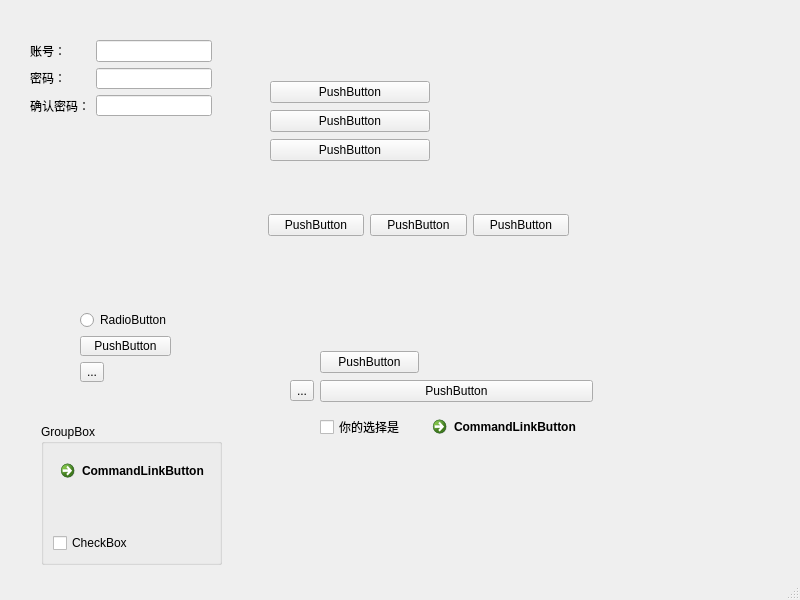
<?xml version="1.0" encoding="UTF-8"?>
<ui version="4.0">
 <class>MainWindow</class>
 <widget class="QMainWindow" name="MainWindow">
  <property name="geometry">
   <rect>
    <x>0</x>
    <y>0</y>
    <width>800</width>
    <height>600</height>
   </rect>
  </property>
  <property name="windowTitle">
   <string>MainWindow</string>
  </property>
  <widget class="QWidget" name="centralwidget">
   <widget class="QWidget" name="verticalLayoutWidget">
    <property name="geometry">
     <rect>
      <x>270</x>
      <y>80</y>
      <width>160</width>
      <height>83</height>
     </rect>
    </property>
    <layout class="QVBoxLayout" name="verticalLayout">
     <item>
      <widget class="QPushButton" name="pushButton_2">
       <property name="text">
        <string>PushButton</string>
       </property>
      </widget>
     </item>
     <item>
      <widget class="QPushButton" name="pushButton">
       <property name="text">
        <string>PushButton</string>
       </property>
      </widget>
     </item>
     <item>
      <widget class="QPushButton" name="pushButton_3">
       <property name="text">
        <string>PushButton</string>
       </property>
      </widget>
     </item>
    </layout>
   </widget>
   <widget class="QWidget" name="horizontalLayoutWidget">
    <property name="geometry">
     <rect>
      <x>268</x>
      <y>160</y>
      <width>301</width>
      <height>131</height>
     </rect>
    </property>
    <layout class="QHBoxLayout" name="horizontalLayout">
     <item>
      <widget class="QPushButton" name="pushButton_5">
       <property name="text">
        <string>PushButton</string>
       </property>
      </widget>
     </item>
     <item>
      <widget class="QPushButton" name="pushButton_6">
       <property name="text">
        <string>PushButton</string>
       </property>
      </widget>
     </item>
     <item>
      <widget class="QPushButton" name="pushButton_4">
       <property name="text">
        <string>PushButton</string>
       </property>
      </widget>
     </item>
    </layout>
   </widget>
   <widget class="QGroupBox" name="groupBox">
    <property name="geometry">
     <rect>
      <x>41</x>
      <y>424</y>
      <width>181</width>
      <height>141</height>
     </rect>
    </property>
    <property name="title">
     <string>GroupBox</string>
    </property>
    <layout class="QVBoxLayout" name="verticalLayout_3">
     <item>
      <widget class="QCommandLinkButton" name="commandLinkButton_2">
       <property name="text">
        <string>CommandLinkButton</string>
       </property>
      </widget>
     </item>
     <item>
      <spacer name="verticalSpacer">
       <property name="orientation">
        <enum>Qt::Vertical</enum>
       </property>
       <property name="sizeHint" stdset="0">
        <size>
         <width>17</width>
         <height>18</height>
        </size>
       </property>
      </spacer>
     </item>
     <item>
      <widget class="QCheckBox" name="checkBox_2">
       <property name="text">
        <string>CheckBox</string>
       </property>
      </widget>
     </item>
    </layout>
   </widget>
   <widget class="QWidget" name="">
    <property name="geometry">
     <rect>
      <x>80</x>
      <y>310</y>
      <width>91</width>
      <height>72</height>
     </rect>
    </property>
    <layout class="QVBoxLayout" name="verticalLayout_2">
     <item>
      <widget class="QRadioButton" name="radioButton">
       <property name="text">
        <string>RadioButton</string>
       </property>
      </widget>
     </item>
     <item>
      <widget class="QPushButton" name="pushButton_7">
       <property name="text">
        <string>PushButton</string>
       </property>
      </widget>
     </item>
     <item>
      <widget class="QToolButton" name="toolButton">
       <property name="text">
        <string>...</string>
       </property>
      </widget>
     </item>
    </layout>
   </widget>
   <widget class="QWidget" name="">
    <property name="geometry">
     <rect>
      <x>290</x>
      <y>350</y>
      <width>303</width>
      <height>96</height>
     </rect>
    </property>
    <layout class="QGridLayout" name="gridLayout">
     <item row="0" column="1">
      <widget class="QPushButton" name="pushButton_8">
       <property name="text">
        <string>PushButton</string>
       </property>
      </widget>
     </item>
     <item row="1" column="0">
      <widget class="QToolButton" name="toolButton_2">
       <property name="text">
        <string>...</string>
       </property>
      </widget>
     </item>
     <item row="1" column="1" colspan="2">
      <widget class="QPushButton" name="pushButton_9">
       <property name="text">
        <string>PushButton</string>
       </property>
      </widget>
     </item>
     <item row="2" column="1">
      <widget class="QCheckBox" name="checkBox">
       <property name="text">
        <string>你的选择是</string>
       </property>
      </widget>
     </item>
     <item row="2" column="2">
      <widget class="QCommandLinkButton" name="commandLinkButton">
       <property name="text">
        <string>CommandLinkButton</string>
       </property>
      </widget>
     </item>
    </layout>
   </widget>
   <widget class="QWidget" name="">
    <property name="geometry">
     <rect>
      <x>30</x>
      <y>40</y>
      <width>182</width>
      <height>76</height>
     </rect>
    </property>
    <layout class="QHBoxLayout" name="horizontalLayout_2">
     <item>
      <layout class="QVBoxLayout" name="verticalLayout_4">
       <item>
        <widget class="QLabel" name="label">
         <property name="text">
          <string>账号：</string>
         </property>
        </widget>
       </item>
       <item>
        <widget class="QLabel" name="label_2">
         <property name="text">
          <string>密码：</string>
         </property>
        </widget>
       </item>
       <item>
        <widget class="QLabel" name="label_3">
         <property name="text">
          <string>确认密码：</string>
         </property>
        </widget>
       </item>
      </layout>
     </item>
     <item>
      <layout class="QVBoxLayout" name="verticalLayout_5">
       <item>
        <widget class="QLineEdit" name="lineEdit"/>
       </item>
       <item>
        <widget class="QLineEdit" name="lineEdit_2"/>
       </item>
       <item>
        <widget class="QLineEdit" name="lineEdit_3"/>
       </item>
      </layout>
     </item>
    </layout>
   </widget>
   <zorder>verticalLayoutWidget</zorder>
   <zorder>horizontalLayoutWidget</zorder>
   <zorder>radioButton</zorder>
   <zorder>pushButton_7</zorder>
   <zorder>toolButton</zorder>
   <zorder>pushButton_8</zorder>
   <zorder>pushButton_9</zorder>
   <zorder>toolButton_2</zorder>
   <zorder>checkBox</zorder>
   <zorder>commandLinkButton</zorder>
   <zorder>groupBox</zorder>
   <zorder>label</zorder>
   <zorder>label_2</zorder>
   <zorder>label_3</zorder>
   <zorder>lineEdit</zorder>
   <zorder>lineEdit_2</zorder>
   <zorder>lineEdit_3</zorder>
   <zorder>label_3</zorder>
  </widget>
  <widget class="QMenuBar" name="menubar">
   <property name="geometry">
    <rect>
     <x>0</x>
     <y>0</y>
     <width>800</width>
     <height>17</height>
    </rect>
   </property>
  </widget>
  <widget class="QStatusBar" name="statusbar"/>
 </widget>
 <resources/>
 <connections/>
</ui>
